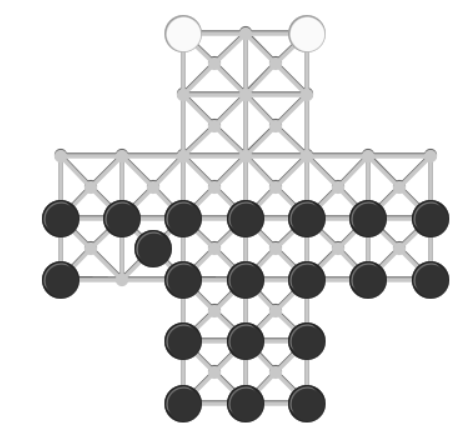
#> input picture Pycharm projekt/Gaasetavl/Images/Gaasetavl.png, 465 x 429 px, found by its file name
$ python TestScript.py
#> lines starting #> are read from the running program, lines starting #| are printed output that depends on the picture; after the words box and inside, x2 and y2 are one past the last pixel; in counts of white or black regions, pixels touching at a corner belong together
import cv2 as cv
import numpy as np

# Read the original image
im = cv.imread("../Gaasetavl/Images/Gaasetavl.png")
#> im is the input picture: shape (429, 465, 3); min 32, max 255, mean 224.1

# Convert to grayscale
gray = cv.cvtColor(im, cv.COLOR_BGR2GRAY)

# Perform edge detection using Canny
edges = cv.Canny(gray, 20, 200, apertureSize=5)  # Using an edge detection algorithm
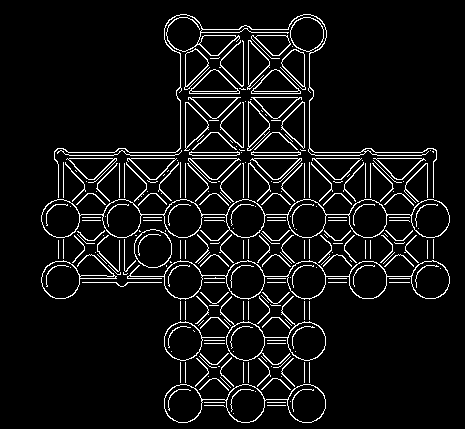
#> edges: shape (429, 465); 7.1% white in thin lines or dots, all inside (x1, y1, x2, y2) = (41, 14, 450, 423)

# Create a copy of the original image to draw lines on
im_with_lines = im.copy()

# Apply Hough Line Transform to detect lines
lines = cv.HoughLines(edges, 1, np.pi / 180, 100)
#> lines = 57 rows, first 8: [152, 1.57], [158, 1.57], [-110, 2.36], [155, 1.57], [416, 0.785], [248, 0], [243, 0], [-66, 2.36]

if lines is not None:
    for line in lines:
        rho, theta = line[0]
        a = np.cos(theta)
        b = np.sin(theta)
        x0 = a * rho
        y0 = b * rho
        x1 = int(x0 + 1000 * (-b))
        y1 = int(y0 + 1000 * (a))
        x2 = int(x0 - 1000 * (-b))
        y2 = int(y0 - 1000 * (a))

        # Draw the detected lines on the copy of the image
        cv.line(im_with_lines, (x1, y1), (x2, y2), (0, 0, 255), 2)
#> this loop made 57 passes
#> (rho, theta, a, b, x0, y0, x1, y1) on passes 1 to 12: (152, 1.57, -4.37e-08, 1, -6.64e-06, 152, -1000, 151), (158, 1.57, -4.37e-08, 1, -6.91e-06, 158, -1000, 157), (-110, 2.36, -0.707, 0.707, 77.78, -77.78, -629, -784), (155, 1.57, -4.37e-08, 1, -6.78e-06, 155, -1000, 154), (416, 0.785, 0.707, 0.707, 294.2, 294.2, -412, 1001), (248, 0, 1, 0, 248, 0, 248, 1000), (243, 0, 1, 0, 243, 0, 243, 1000), (-66, 2.36, -0.707, 0.707, 46.67, -46.67, -660, -753), (309, 0, 1, 0, 309, 0, 309, 1000), (180, 0, 1, 0, 180, 0, 180, 1000), (185, 0, 1, 0, 185, 0, 185, 1000), (304, 0, 1, 0, 304, 0, 304, 1000)
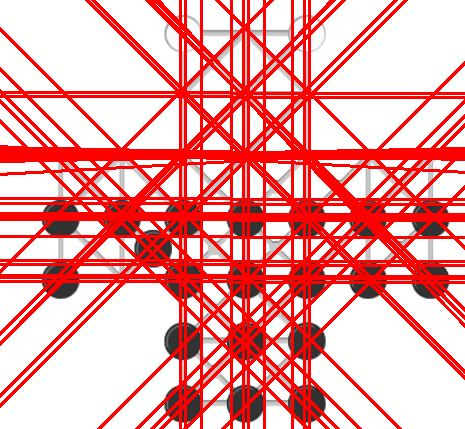
#> im_with_lines: shape (429, 465, 3); mean B, G, R 161.4, 161.4, 242.5

# Save the modified copy with lines drawn
cv.imwrite('detected_lines.png', im_with_lines)

# Display the modified copy with detected lines
cv.imshow("Detected Lines", im_with_lines)
cv.waitKey(0)
cv.destroyAllWindows()
